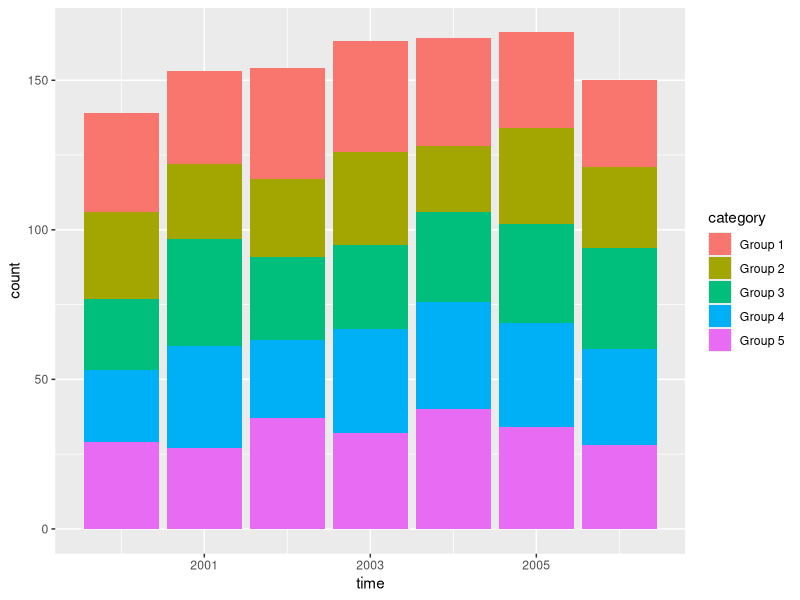
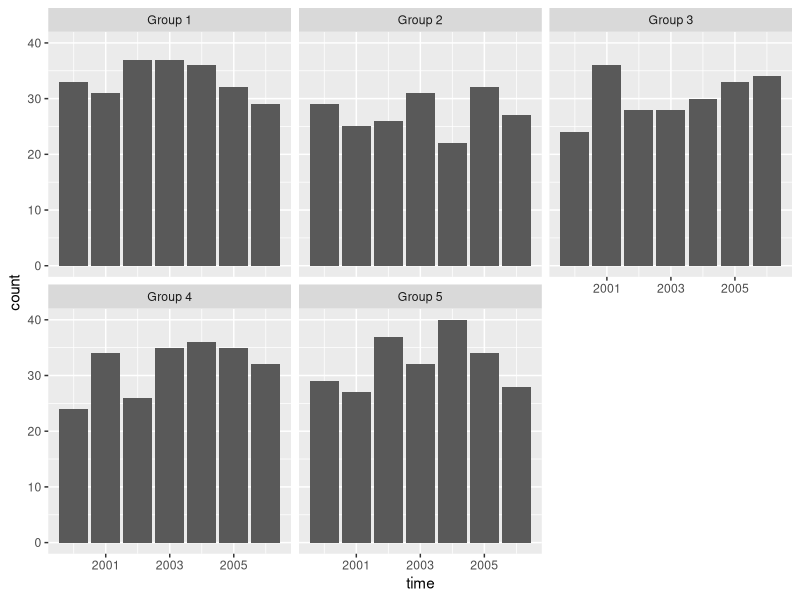
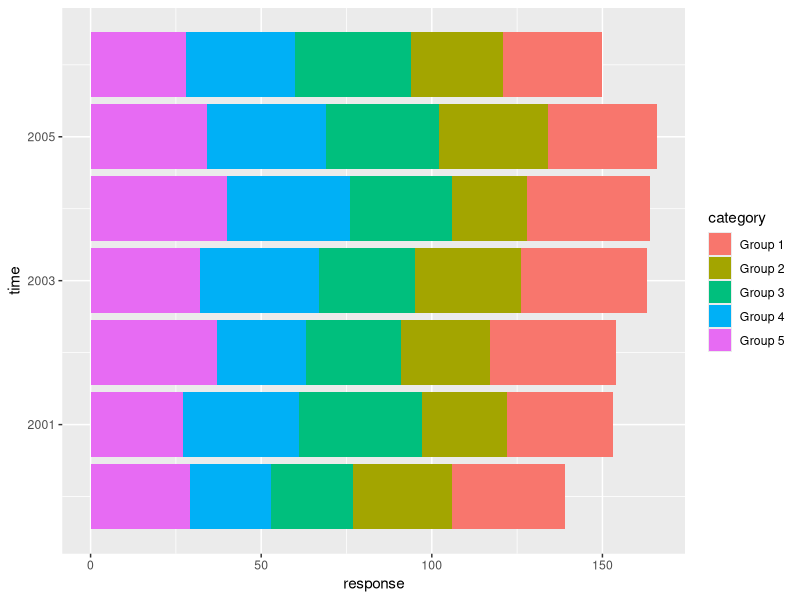
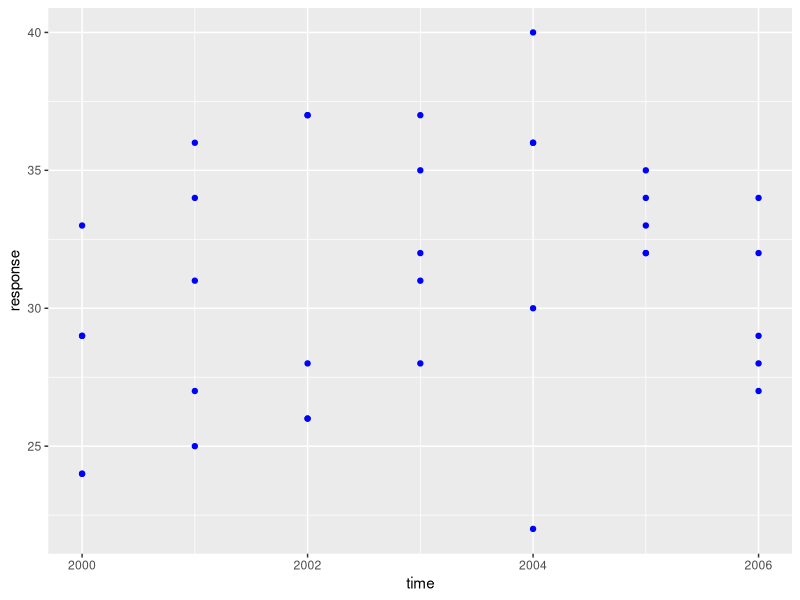
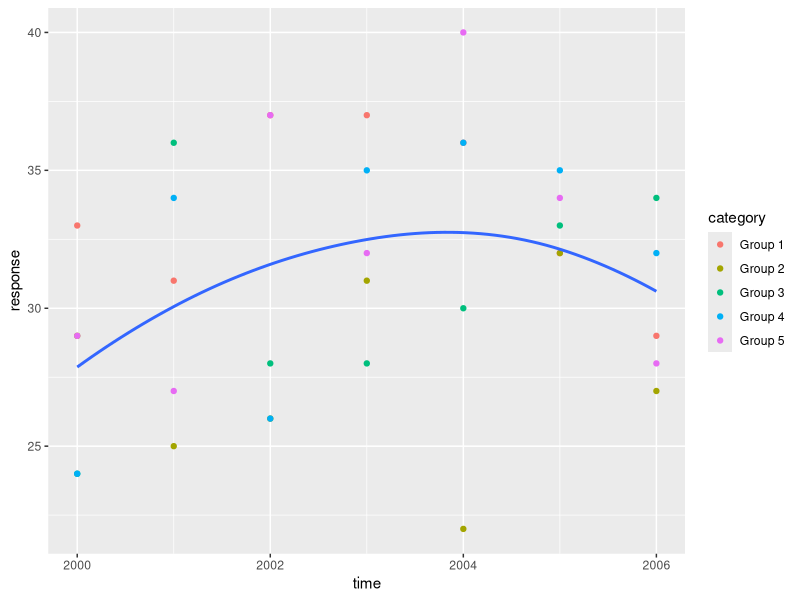

Write the R code that produced these figures, in order.
## ---- chunk 1
knitr::opts_chunk$set(echo = TRUE)
## ---- chunk 2
library(tidyverse)
category <- rep(c("Group 1", "Group 2", "Group 3", "Group 4", "Group 5"), 7)
time <- rep(c(2000, 2001, 2002, 2003, 2004, 2005, 2006), each = 5) 
response <- rpois(length(category), 30)
df <- tibble(category, time, response)
ggplot(data = df, aes(x = time, y = response)) +
  geom_col(aes(fill = category)) +
  labs(y = "count")
## ---- chunk 3
ggplot(data = df, aes(x = time, y = response)) +
  geom_col() +
  labs(y = "count") + 
  facet_wrap(~category)
## ---- chunk 4
ggplot(data = df, aes(x = time, y = response)) +
  geom_col(aes(fill = category)) +
  coord_flip()
## ---- chunk 5
ggplot(data = df, aes(x = time, y = response)) +
  geom_point(colour = "blue")
## ---- chunk 6
ggplot(data = df, aes(x = time, y = response)) +
  geom_point(aes(colour = category)) +
  geom_smooth(se = FALSE, span = 1.9)
